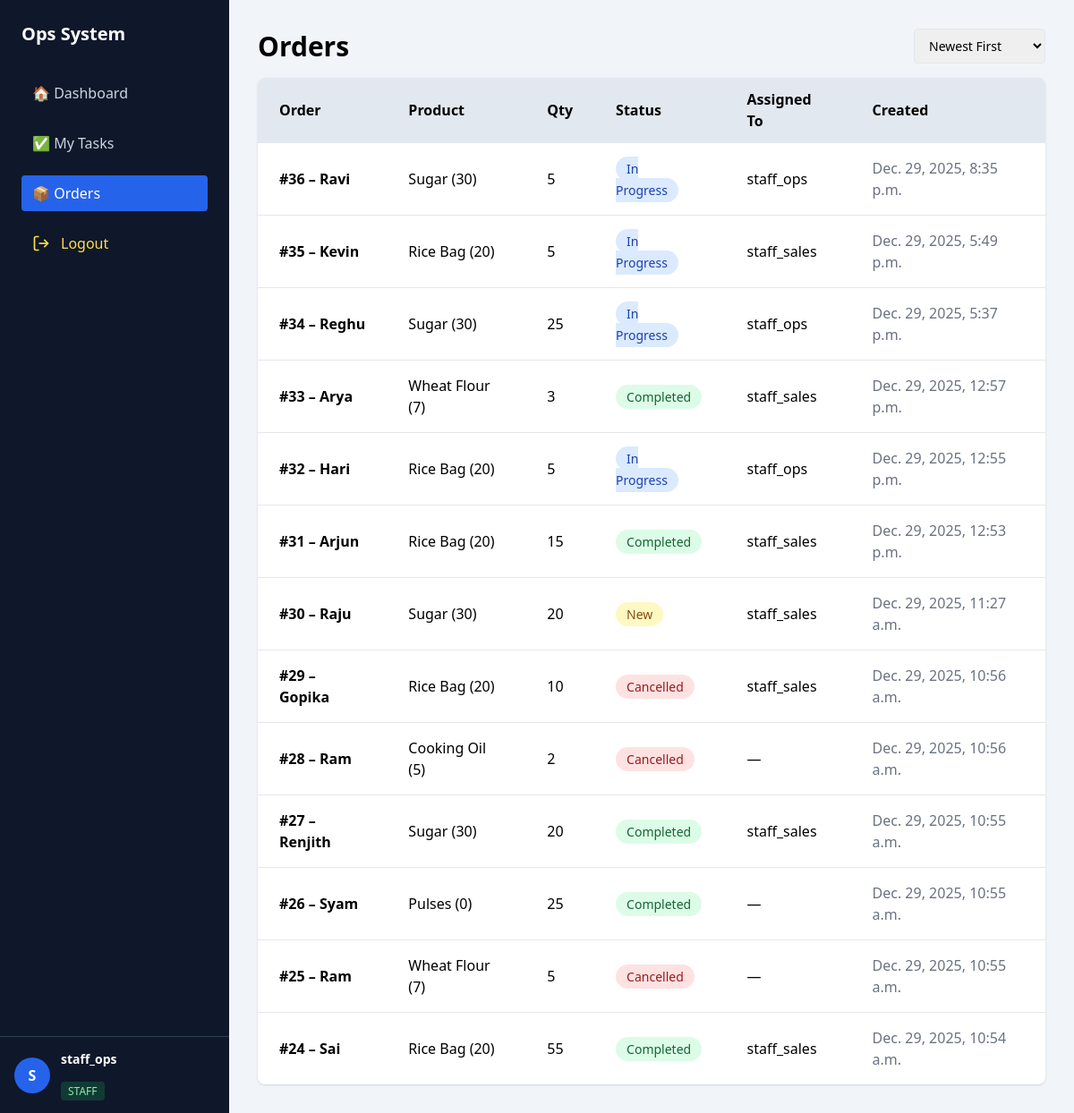
/orders/ (signed in), run on an earlier commit of the app's database.
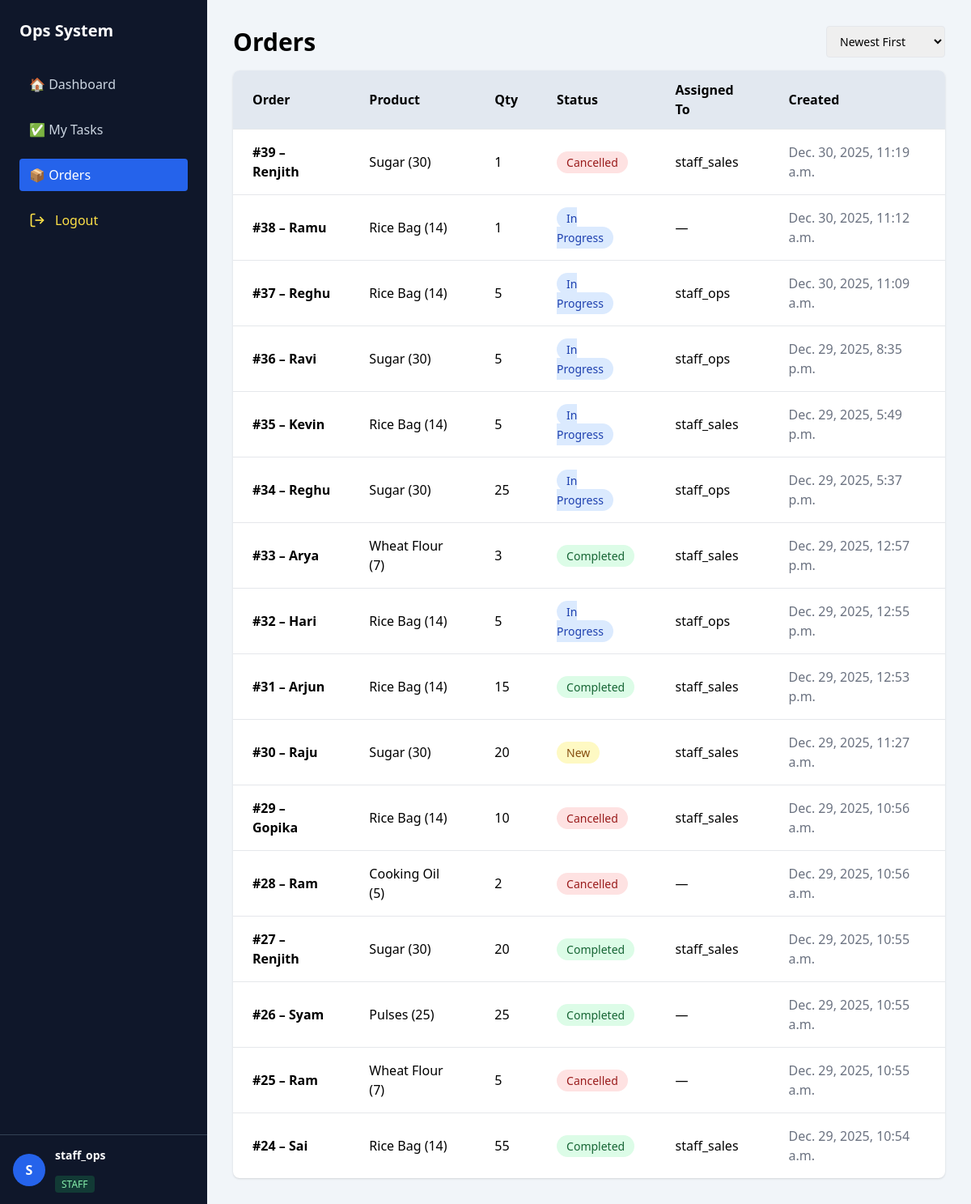
And on a later commit of the database.
### orders/models.py (models this page shows, shortened)
class Order(models.Model):
    STATUS_CHOICES = (
        ('NEW', 'New'),
        ('IN_PROGRESS', 'In Progress'),
        ('COMPLETED', 'Completed'),
        ('CANCELLED', 'Cancelled'),
    )
    customer_name = models.CharField(max_length=100)
    product = models.ForeignKey(Product, on_delete=models.PROTECT)
    quantity = models.PositiveIntegerField()
    status = models.CharField(
        max_length=20,
        choices=STATUS_CHOICES,
        default='NEW'
    )
    assigned_to = models.ForeignKey(
        User,
        on_delete=models.SET_NULL,
        null=True,
        blank=True
    )
    created_at = models.DateTimeField(auto_now_add=True)

### inventory/models.py (models this page shows, shortened)
class Product(models.Model):
    name = models.CharField(max_length=100)
    sku = models.CharField(max_length=50, unique=True)
    current_stock = models.IntegerField(default=0)
    reorder_level = models.IntegerField(default=10)
    is_active = models.BooleanField(default=True)
    price = models.DecimalField(max_digits=10,decimal_places=2,default=0)
    def __str__(self):
        return f"{self.name} ({self.current_stock})"

### core/views.py (the view)
# urls.py: path('orders/', views.orders_view, name='orders'),
@login_required
def orders_view(request):
    sort = request.GET.get("sort", "-created_at")
    allowed_sorts = [
        "created_at", "-created_at",
        "status", "-status",
        "customer_name", "-customer_name",
        "assigned_to__username", "-assigned_to__username",
    ]
    if sort not in allowed_sorts:
        sort = "-created_at"
    orders = Order.objects.select_related(
        "product", "assigned_to"
    ).order_by(sort)
    return render(
        request,
        "core/orders.html",
        {
            "orders": orders,
            "current_sort": sort
        }
    )

### core/templates/core/orders.html (shortened to what this page needs)
{% extends "core/base.html" %}
{% block content %}
<div class="flex justify-between items-center mb-4">
    <h1 class="text-3xl font-bold">Orders</h1>
    <form method="get">
        <select name="sort"
                onchange="this.form.submit()"
                class="border rounded px-3 py-2 text-sm">
            <option value="-created_at" {% if current_sort == "-created_at" %}selected{% endif %}>
                Newest First
            </option>
        </select>
    </form>
</div>
<div class="bg-white shadow rounded-lg overflow-hidden">
<table class="min-w-full">
    <thead class="bg-slate-200 text-left">
        <tr>
            <th class="px-6 py-3">Order</th>
            <th class="px-6 py-3">Product</th>
            <th class="px-6 py-3">Qty</th>
            <th class="px-6 py-3">Status</th>
            <th class="px-6 py-3">Assigned To</th>
            <th class="px-6 py-3">Created</th>
        </tr>
    </thead>
    <tbody>
        {% for order in orders %}
        <tr class="border-t hover:bg-slate-50">
            <td class="px-6 py-4 font-semibold">
                #{{ order.id }} – {{ order.customer_name }}
            </td>
            <td class="px-6 py-4">{{ order.product }}</td>
            <td class="px-6 py-4">{{ order.quantity }}</td>
            <td class="px-6 py-4">
                {% if order.status == 'NEW' %}
                    <span class="px-3 py-1 bg-yellow-100 text-yellow-800 rounded-full text-sm">New</span>
                {% elif order.status == 'IN_PROGRESS' %}
                    <span class="px-3 py-1 bg-blue-100 text-blue-800 rounded-full text-sm">In Progress</span>
                {% elif order.status == 'COMPLETED' %}
                    <span class="px-3 py-1 bg-green-100 text-green-800 rounded-full text-sm">Completed</span>
                {% else %}
                    <span class="px-3 py-1 bg-red-100 text-red-800 rounded-full text-sm">Cancelled</span>
                {% endif %}
            </td>
            <td class="px-6 py-4">
                {{ order.assigned_to|default:"—" }}
            </td>
            <td class="px-6 py-4 text-gray-500">
                {{ order.created_at }}
            </td>
        </tr>
        {% empty %}
        <tr>
            <td colspan="6" class="text-center py-8 text-gray-500">
                No orders found
            </td>
        </tr>
        {% endfor %}
    </tbody>
</table>
</div>
{% endblock %}

### core/templates/core/base.html (shortened to what this page needs)
<!DOCTYPE html>
<html lang="en">
<head>
    <script src="https://cdn.tailwindcss.com"></script>
</head>
<body class="bg-slate-100 h-screen overflow-hidden flex">
{% if user.is_authenticated %}
<aside class="w-64 bg-slate-900 text-white h-screen flex flex-col">
    <div class="p-6">
        <h2 class="text-xl font-bold mb-8">Ops System</h2>
        <nav class="space-y-4">
            <a href="/dashboard/"
               class="flex items-center gap-3 px-3 py-2 rounded
               {% if request.path == '/' %}
                   bg-blue-600 text-white
               {% else %}
                   text-slate-300 hover:bg-slate-800
               {% endif %}">
                🏠 Dashboard
            </a>
            <a href="/tasks/"
               class="flex items-center gap-3 px-3 py-2 rounded
               {% if request.path|slice:':7' == '/tasks/' %}
                   bg-blue-600 text-white
               {% else %}
                   text-slate-300 hover:bg-slate-800
               {% endif %}">
                ✅ My Tasks
            </a>
            <a href="/orders/"
               class="flex items-center gap-3 px-3 py-2 rounded
               {% if request.path|slice:':8' == '/orders/' %}
                   bg-blue-600 text-white
               {% else %}
                   text-slate-300 hover:bg-slate-800
               {% endif %}">
                📦 Orders
            </a>
            <a href="/logout/"
                class="flex items-center gap-3 px-3 py-2 rounded
                        text-yellow-300 hover:bg-yellow-900/30 hover:text-yellow-200 transition">
                    <svg class="w-5 h-5" fill="none" stroke="currentColor" stroke-width="2"
                        viewBox="0 0 24 24">
                        <path d="M9 21H5a2 2 0 0 1-2-2V5a2 2 0 0 1 2-2h4"></path>
                        <path d="M16 17l5-5-5-5"></path>
                        <path d="M21 12H9"></path>
                    </svg>
                    Logout
                </a>
        </nav>
    </div>
    <div class="flex-1"></div>
    <div class="border-t border-slate-700 p-4 flex items-center gap-3">
        <div class="h-10 w-10 rounded-full bg-blue-600 flex items-center justify-center font-bold">
            {{ user.username|slice:":1"|upper }}
        </div>
        <div class="text-sm leading-tight">
            <p class="font-semibold">
                {{ user.get_full_name|default:user.username }}
            </p>
            <br>
            {% if user.is_superuser %}
                <span class="text-xs bg-red-500/20 text-red-300 px-2 py-0.5 rounded">
                    ADMIN
                </span>
            {% else %}
                <span class="text-xs bg-green-500/20 text-green-300 px-2 py-0.5 rounded">
                    STAFF
                </span>
            {% endif %}
        </div>
    </div>
</aside>
{% endif %}
<main class="flex-1 p-8 overflow-y-auto">
    {% block content %}{% endblock %}
</main>
</body>
</html>

What changed in the data, as far as the page shows it:
added Order: id "39", customer_name "Renjith", product "Sugar (30)", quantity "1", status "Cancelled", assigned_to "staff_sales", created_at "Dec. 30, 2025, 11:19 a.m."
added Order: id "38", customer_name "Ramu", product "Rice Bag (14)", quantity "1", status "In Progress", assigned_to "—", created_at "Dec. 30, 2025, 11:12 a.m."
added Order: id "37", customer_name "Reghu", product "Rice Bag (14)", quantity "5", status "In Progress", assigned_to "staff_ops", created_at "Dec. 30, 2025, 11:09 a.m."
changed through a linked row, Order "Kevin": product "Rice Bag (20)" → "Rice Bag (14)"
changed through a linked row, Order "Hari": product "Rice Bag (20)" → "Rice Bag (14)"
changed through a linked row, Order "Arjun": product "Rice Bag (20)" → "Rice Bag (14)"
changed through a linked row, Order "Gopika": product "Rice Bag (20)" → "Rice Bag (14)"
changed through a linked row, Order "Syam": product "Pulses (0)" → "Pulses (25)"
changed through a linked row, Order "Sai": product "Rice Bag (20)" → "Rice Bag (14)"
